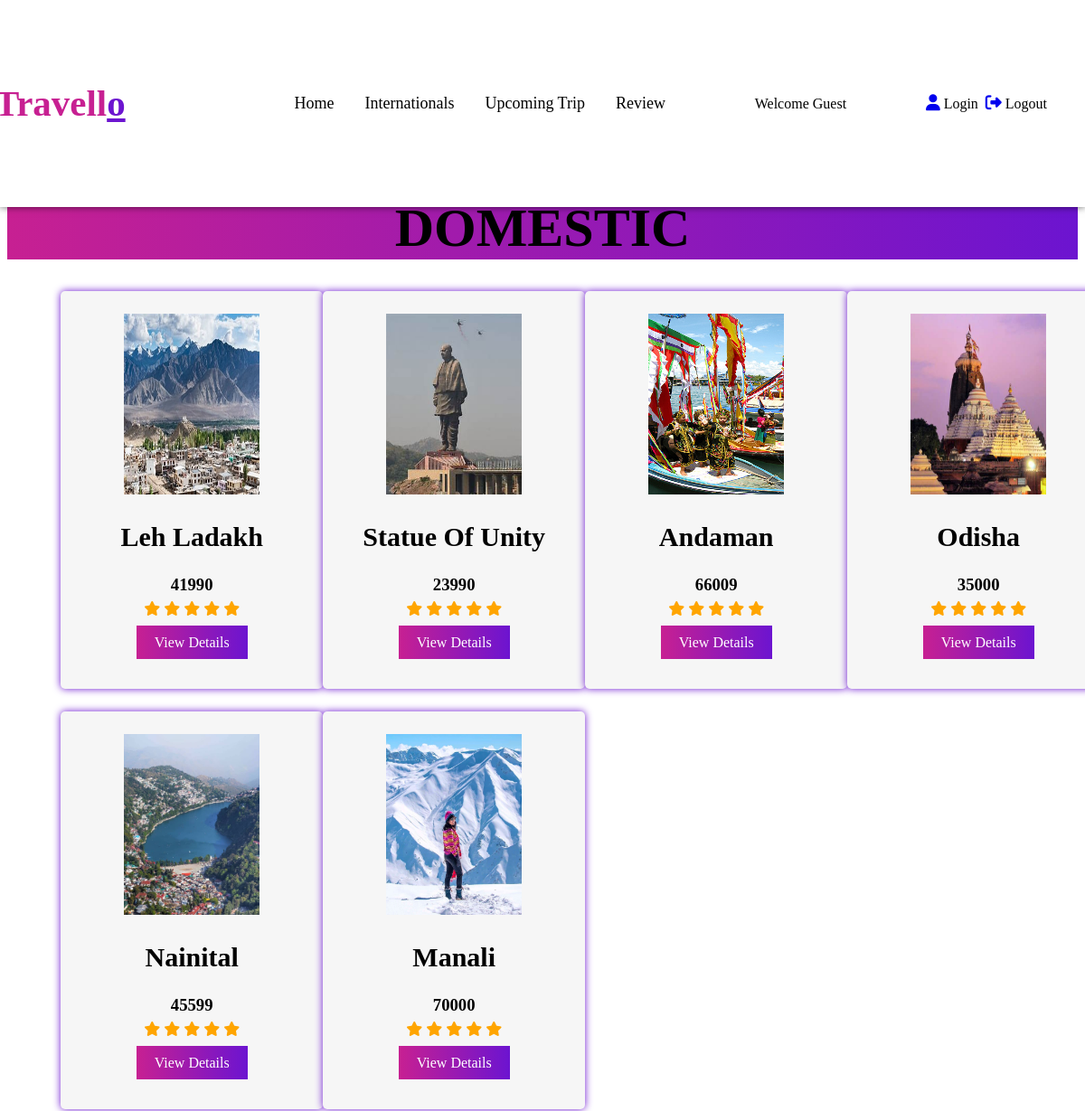
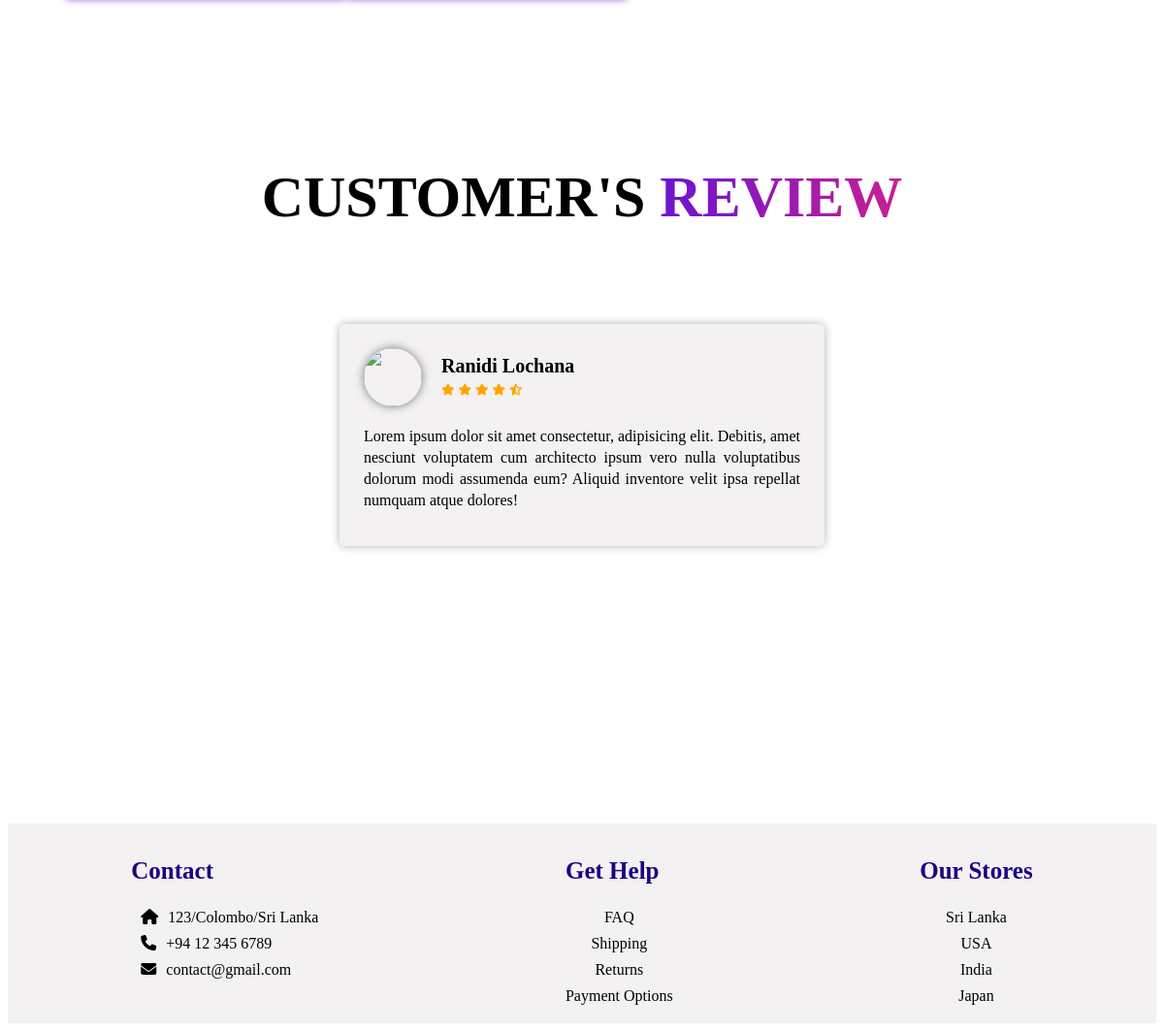
The page / on the database its author committed (2 pictures, top to bottom).
### TravelloApp/models.py (models this page shows)
class Nspot(models.Model):
    nspot_id=models.IntegerField(primary_key=True)
    nspot_name=models.CharField(max_length=50)
    type=(("india","india"),("international","innternational"))
    ncategory=models.CharField(max_length=100,choices=type)
    ndesc=models.CharField(max_length=255)
    nprice =models.IntegerField()
    nimage=models.ImageField(upload_to="pics")

### TravelloApp/views.py (the view)
# urls.py: path('', views.index, name='index'),
def index(req):
    nspots = Nspot.objects.all()
    context={}
    context["nspots"]=nspots
    return render(req,'index.html',context)

### TravelloApp/templates/index.html (shortened to what this page needs)
{% extends 'base.html' %}
{% block body %}
<div class="products" id="Products" class="col-md-9 mt-3 p-3">
    <h1>Domestic</h1>
    <div class="box">
        {% for x in nspots %}
        <div class="card" class="col-md-4">
            <div class="image">
                <img src="{{x.nimage.url}}" style="height: 200px;">
            </div>
            <div class="products_text">
                <h2>{{x.nspot_name}}</h2>
                <h3>{{x.nprice}}</h3>
                <div class="products_star">
                    <i class="fa-solid fa-star"></i>
                    <i class="fa-solid fa-star"></i>
                    <i class="fa-solid fa-star"></i>
                    <i class="fa-solid fa-star"></i>
                    <i class="fa-solid fa-star"></i>
                </div>
                <a href="spotdetails/{{x.nspot_id}}" class="btn">View Details</a>
            </div>
        </div>
        {% endfor %}
    </div>
</div>
{% endblock %}

### TravelloApp/templates/base.html (shortened to what this page needs)
{% load static %}
<!DOCTYPE html>
<html lang="en">
<head>
  <link rel="stylesheet" href="Style.css">
  <link rel="stylesheet" href="{% static 'css/Style.css' %}">
  <link rel="stylesheet" href="https://cdnjs.cloudflare.com/ajax/libs/font-awesome/6.5.1/css/all.min.css"
 />
    {% load bootstrap5 %}
</head>
<body>
  <section>
    <nav style="height: 10%;">
      <div class="logo">
        <h1>Travell<span>o</span></h1>
      </div>
      <ul>
        <li><a href="/">Home</a></li>
        <li><a href="international/">Internationals</a></li>
        <li><a href="/">Upcoming Trip</a></li>
        <li><a href="/">Review</a></li>
      </ul>
      <div>
        {% if user.is_authenticated %}
        <p style="color: black; font-family: cursive;padding-top: 1%;">Welcome {{user.username}}</p>
        {% else%}
        <p style="color: black; font-family: cursive;">Welcome Guest</p>
        {%endif%}
      </div>
      <div class="icons">
        <a href="/login"><i class="fa-solid fa-user"></i></a>Login
        <a href="/logout"><i class="fa-solid fa-right-from-bracket"></i></a>Logout
      </div>
    </nav>
  </section>
  <div class="slideshow-container">
    <div class="mySlides fade">
      <div class="numbertext">2 / 3</div>
    </div>
    <a class="prev" onclick="plusSlides(-1)">&#10094;</a>
    <a class="next" onclick="plusSlides(1)">&#10095;</a>
  </div>
  <br>
  <div class="row">
    {% block body %}{% endblock%}
  </div>
  <div class="review" id="Review">
    <h1>Customer's<span>review</span></h1>
    <div class="review_box">
      <div class="review_card">
        <div class="card_top">
          <div class="profile">
            <div class="profile_image">
              <img src="image/girl_dp1.jpg">
            </div>
            <div class="name">
              <strong>Ranidi Lochana</strong>
              <div class="like">
                <i class="fa-solid fa-star"></i>
                <i class="fa-solid fa-star"></i>
                <i class="fa-solid fa-star"></i>
                <i class="fa-solid fa-star"></i>
                <i class="fa-solid fa-star-half-stroke"></i>
              </div>
            </div>
          </div>
        </div>
        <div class="comment">
          <p>
            Lorem ipsum dolor sit amet consectetur, adipisicing elit. Debitis, amet nesciunt voluptatem cum
            architecto ipsum vero nulla voluptatibus dolorum modi assumenda eum? Aliquid inventore velit ipsa
            repellat numquam atque dolores!
          </p>
        </div>
      </div>
    </div>
  </div>
  <footer>
    <div class="footer_main">
      <div class="tag">
        <h1>Contact</h1>
        <a href="#"><i class="fa-solid fa-house"></i>123/Colombo/Sri Lanka</a>
        <a href="#"><i class="fa-solid fa-phone"></i>+94 12 345 6789</a>
        <a href="#"><i class="fa-solid fa-envelope"></i>contact@gmail.com</a>
      </div>
      <div class="tag">
        <h1>Get Help</h1>
        <a href="#" class="center">FAQ</a>
        <a href="#" class="center">Shipping</a>
        <a href="#" class="center">Returns</a>
        <a href="#" class="center">Payment Options</a>
      </div>
      <div class="tag">
        <h1>Our Stores</h1>
        <a href="#" class="center">Sri Lanka</a>
        <a href="#" class="center">USA</a>
        <a href="#" class="center">India</a>
        <a href="#" class="center">Japan</a>
      </div>
    </div>
  </footer>
</body>
</html>

### rows shown on the page
Nspot: nimage (picture), nspot_name "Leh Ladakh", nprice "41990"
Nspot: nimage (picture), nspot_name "Statue Of Unity", nprice "23990"
Nspot: nimage (picture), nspot_name "Andaman", nprice "66009"
Nspot: nimage (picture), nspot_name "Odisha", nprice "35000"
Nspot: nimage (picture), nspot_name "Nainital", nprice "45599"
Nspot: nimage (picture), nspot_name "Manali", nprice "70000"
